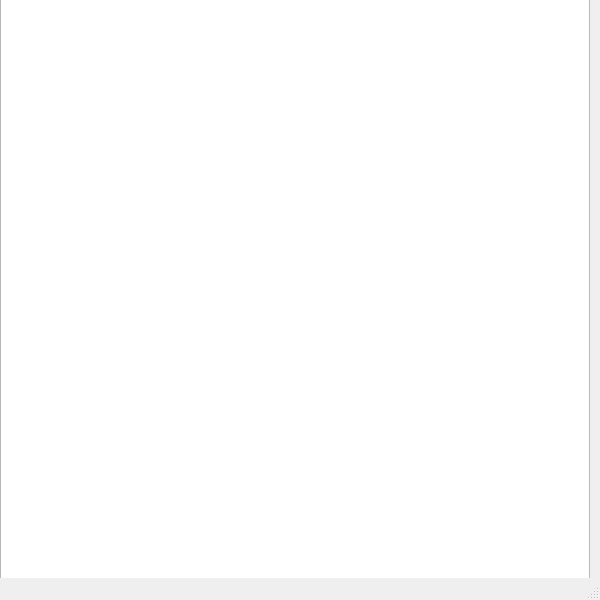
<?xml version="1.0" encoding="UTF-8"?>
<ui version="4.0">
 <class>MainWindow</class>
 <widget class="QMainWindow" name="MainWindow">
  <property name="geometry">
   <rect>
    <x>0</x>
    <y>0</y>
    <width>600</width>
    <height>600</height>
   </rect>
  </property>
  <property name="windowTitle">
   <string>MainWindow</string>
  </property>
  <widget class="QWidget" name="centralwidget">
   <widget class="QGraphicsView" name="View">
    <property name="geometry">
     <rect>
      <x>0</x>
      <y>-1</y>
      <width>590</width>
      <height>590</height>
     </rect>
    </property>
   </widget>
  </widget>
  <widget class="QMenuBar" name="menubar">
   <property name="geometry">
    <rect>
     <x>0</x>
     <y>0</y>
     <width>600</width>
     <height>21</height>
    </rect>
   </property>
  </widget>
  <widget class="QStatusBar" name="statusbar"/>
 </widget>
 <resources/>
 <connections/>
</ui>
